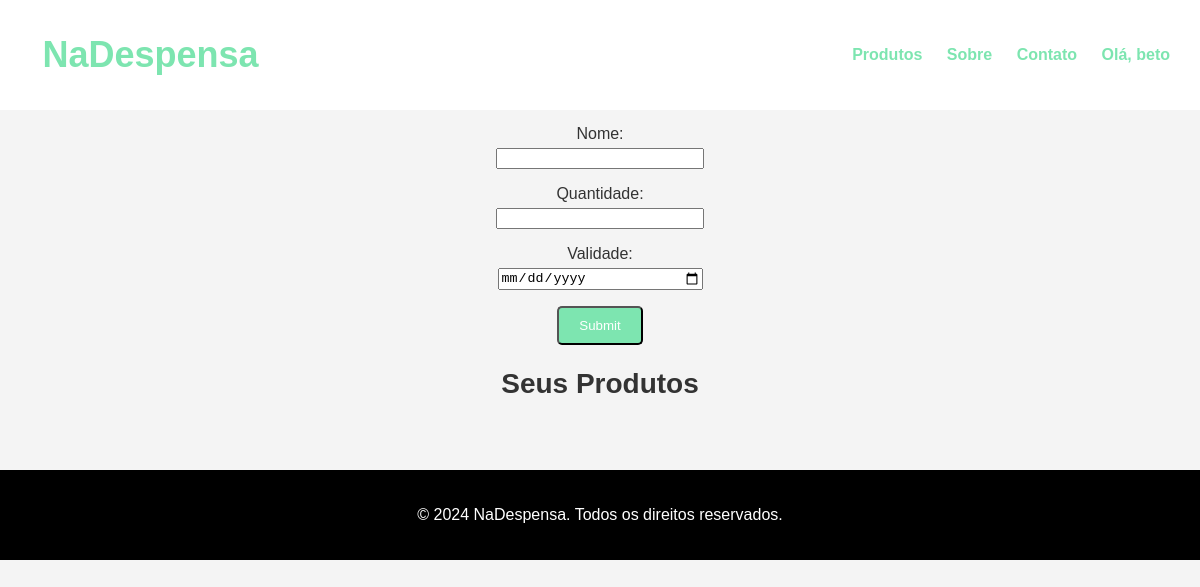
Page /produtos/ (signed in) on the earlier database version.
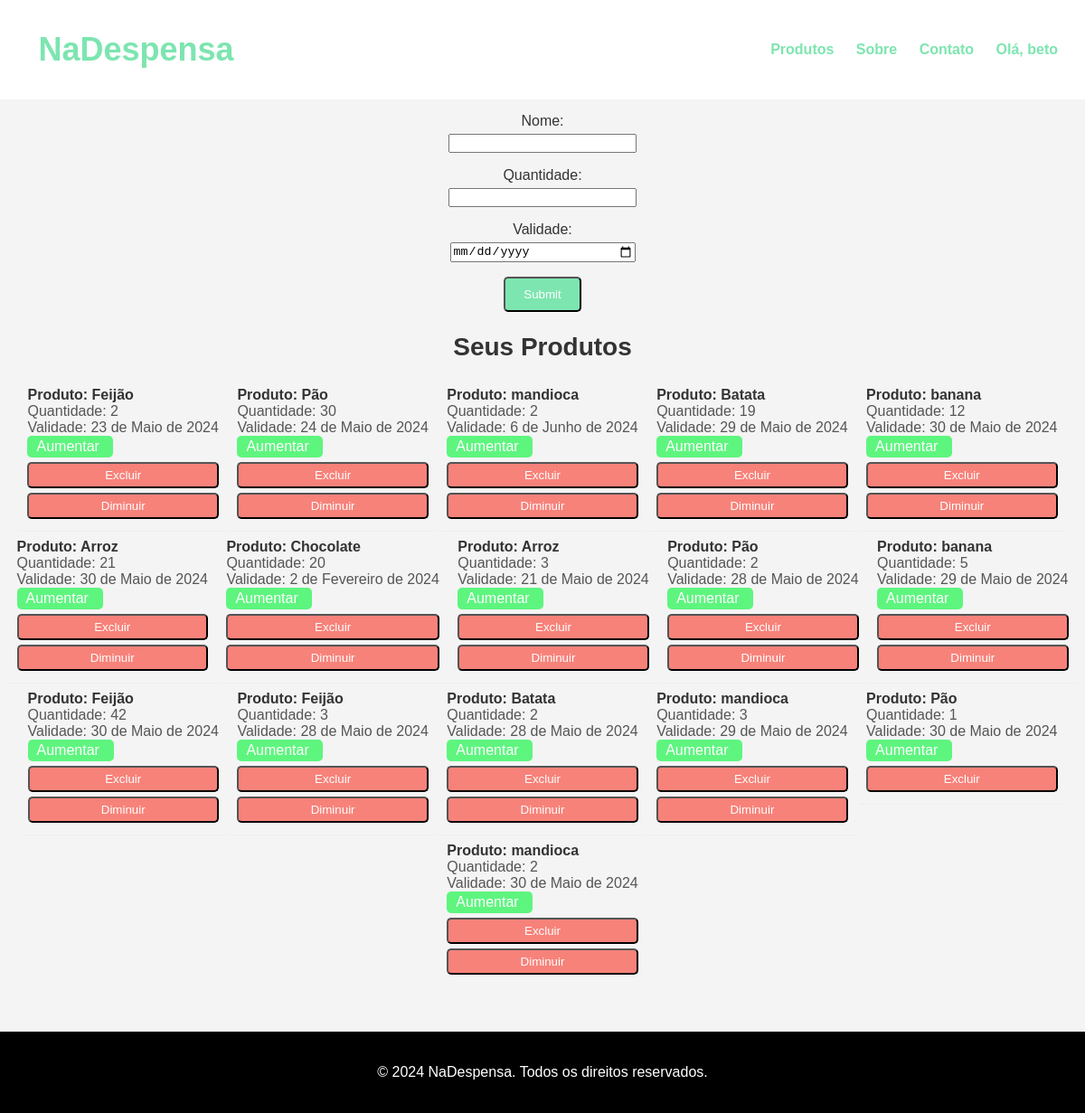
Same page on the later database version.
### app_cadastro/models.py (models this page shows, shortened)
class Produto(models.Model):
    nome = models.CharField(max_length=255)
    quantidade = models.PositiveIntegerField()
    validade = models.DateField()
    usuario = models.ForeignKey(User, on_delete=models.CASCADE)

### app_cadastro/views.py (the view)
# urls.py: path('produtos/', views.produtos, name='produtos'),
@login_required(login_url="/auth/login/")
def produtos(request):
    username = request.user.username
    if request.method == "POST":
        form = ProdutoForm(request.POST)
        if form.is_valid():
            produto = form.save(commit=False)
            produto.usuario = request.user
            produto.save()
            return redirect('produtos')
    else:
        form = ProdutoForm()
    produtos = Produto.objects.filter(usuario=request.user)
    for produto in produtos:
        if produto.quantidade == 0:
            produto.delete()
    return render(request, 'home/produtos.html', {'form': form, 'produtos': produtos, 'username': username},)

### app_cadastro/forms.py
class ProdutoForm(forms.ModelForm):
    class Meta:
        model = Produto
        fields = ['nome', 'quantidade', 'validade']
        widgets = {
            'validade': forms.DateInput(attrs={'type': 'date'}),
        }

### app_cadastro/templates/home/produtos.html (shortened to what this page needs)
{% load static %}
<!DOCTYPE html>
<html lang="pt-BR">
<head>
    <link rel="stylesheet" href="{% static 'css/produtos.css' %}">
</head>
<body>
    <header>
        <h1><a href="{% url 'home' %}" id="title">NaDespensa</a></h1>
        <nav class="opcao_nav">
            <ul id="opcao_ul">
                <li><a href="{% url 'produtos' %}"><strong>Produtos</strong></a></li>
                <li><a href="{% url 'sobre' %}"><strong>Sobre</strong></a></li>
                <li><a href="{% url 'contato' %}"><strong>Contato</strong></a></li>
                {% if request.user.is_authenticated %}
                <li><a href="#" id="user-menu-toggle"><strong>Olá, {{ username }}</strong></a></li>
                {% else %}
                    <li><a href="{% url 'login' %}"><strong>Login</strong></a></li>
                    <li><a href="{% url 'register' %}"><strong>Register</strong></a></li>
                {% endif %}
            </ul>
        </nav>
    </header>
    <section class="hero">
        <h2 class="cad-prod">PRODUTOS</h2>
        <form method="POST" action="{% url 'produtos' %}">
            {{ form.as_p }}
            <button type="submit" class="btn-center">Submit</button>
        </form>
        <h2>Seus Produtos</h2>
        <ul class="produto-lista">
            {% for produto in produtos %}
            <li>
                <div class="produto-item">
                    <span class="produto-nome">Produto: {{ produto.nome }}</span>
                    <span class="produto-quantidade">Quantidade: {{ produto.quantidade }}</span>
                    <span class="produto-validade">Validade: {{ produto.validade }}</span>
                    <form action="{% url 'excluir_produto' produto.id %}" method="post">
                        <a href="{% url 'aumentar_quantidade' produto.id %}" class="btn-acoes-up">Aumentar</a>
                        <button type="submit" class="btn-acoes confirm-delete-btn" onclick="return confirm('Tem certeza que deseja excluir este produto?')">Excluir</button>
                    </form>
                    {% if produto.quantidade > 1 %}
                        <form action="{% url 'diminuir_quantidade' produto.id %}" method="post">
                            <button type="submit" class="btn-acoes confirm-delete-btn">Diminuir</button>
                        </form>
                        {% endif %}
                </div>
            </li>
            {% endfor %}
        </ul>
    </section>
    <footer id="rodape">
        <p>&copy; 2024 NaDespensa. Todos os direitos reservados.</p>
    </footer>
</body>
</html>

Differences in the rows shown:
added Produto: nome "Feijão", quantidade "2", validade "23 de Maio de 2024", shows "Diminuir"
added Produto: nome "Pão", quantidade "30", validade "24 de Maio de 2024", shows "Diminuir"
added Produto: nome "mandioca", quantidade "2", validade "6 de Junho de 2024", shows "Diminuir"
added Produto: nome "Batata", quantidade "19", validade "29 de Maio de 2024", shows "Diminuir"
added Produto: nome "banana", quantidade "12", validade "30 de Maio de 2024", shows "Diminuir"
added Produto: nome "Arroz", quantidade "21", validade "30 de Maio de 2024", shows "Diminuir"
added Produto: nome "Chocolate", quantidade "20", validade "2 de Fevereiro de 2024", shows "Diminuir"
added Produto: nome "Arroz", quantidade "3", validade "21 de Maio de 2024", shows "Diminuir"
added Produto: nome "Pão", quantidade "2", validade "28 de Maio de 2024", shows "Diminuir"
added Produto: nome "banana", quantidade "5", validade "29 de Maio de 2024", shows "Diminuir"
added Produto: nome "Feijão", quantidade "42", validade "30 de Maio de 2024", shows "Diminuir"
added Produto: nome "Feijão", quantidade "3", validade "28 de Maio de 2024", shows "Diminuir"
added Produto: nome "Batata", quantidade "2", validade "28 de Maio de 2024", shows "Diminuir"
added Produto: nome "mandioca", quantidade "3", validade "29 de Maio de 2024", shows "Diminuir"
added Produto: nome "Pão", quantidade "1", validade "30 de Maio de 2024"
added Produto: nome "mandioca", quantidade "2", validade "30 de Maio de 2024", shows "Diminuir"
